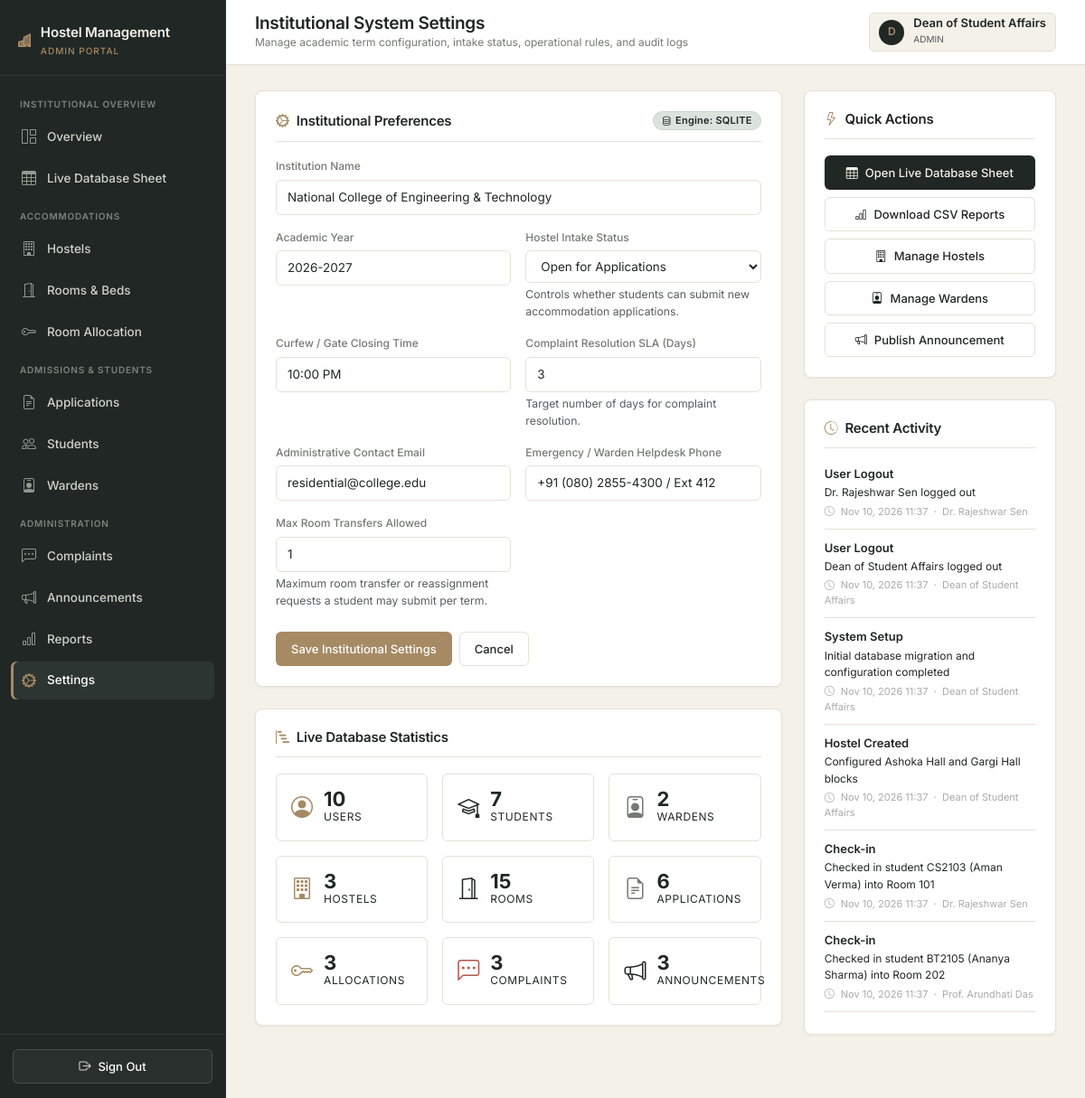
The app's page /admin/settings (signed in) with its own data.
### app/models.py (models this page shows, shortened)
class User(UserMixin, db.Model):
    __tablename__ = "users"
    id = db.Column(db.Integer, primary_key=True)
    name = db.Column(db.String(100), nullable=False)
    email = db.Column(db.String(120), unique=True, nullable=False, index=True)
    password_hash = db.Column(db.String(255), nullable=False)
    role = db.Column(db.Enum("student", "warden", "admin", name="user_roles"), nullable=False)
    created_at = db.Column(db.DateTime, default=datetime.utcnow, nullable=False)
    student = db.relationship("Student", backref="user", uselist=False, cascade="all, delete-orphan")
    warden = db.relationship("Warden", backref="user", uselist=False, cascade="all, delete-orphan")

class ActivityLog(db.Model):
    __tablename__ = "activity_logs"
    id = db.Column(db.Integer, primary_key=True)
    user_id = db.Column(db.Integer, db.ForeignKey("users.id", ondelete="SET NULL"), nullable=True)
    action = db.Column(db.String(100), nullable=False)
    details = db.Column(db.String(255))
    created_at = db.Column(db.DateTime, default=datetime.utcnow, nullable=False)
    user = db.relationship("User")

### app/admin/routes.py (the view, shortened to what this page needs)
@bp.route("/settings", methods=["GET", "POST"])
@login_required
@role_required("admin")
def settings():
    form = SettingsForm()
    default_settings = {
        "institution_name": "National College of Engineering & Technology",
        "academic_year": "2026-2027",
        "intake_status": "Open",
        "curfew_hours": "10:00 PM",
        "contact_email": "residential@college.edu",
        "emergency_phone": "+91 (080) 2855-4300 / Ext 412",
        "complaint_sla_days": "3",
        "max_room_transfers": "1",
    }
    if request.method == "GET":
        form.institution_name.data = SystemSetting.get_val("institution_name", default_settings["institution_name"])
        form.academic_year.data = SystemSetting.get_val("academic_year", default_settings["academic_year"])
        form.intake_status.data = SystemSetting.get_val("intake_status", default_settings["intake_status"])
        form.curfew_hours.data = SystemSetting.get_val("curfew_hours", default_settings["curfew_hours"])
        form.contact_email.data = SystemSetting.get_val("contact_email", default_settings["contact_email"])
        form.emergency_phone.data = SystemSetting.get_val("emergency_phone", default_settings["emergency_phone"])
        form.complaint_sla_days.data = int(SystemSetting.get_val("complaint_sla_days", default_settings["complaint_sla_days"]))
        form.max_room_transfers.data = int(SystemSetting.get_val("max_room_transfers", default_settings["max_room_transfers"]))
    recent_logs = ActivityLog.query.order_by(ActivityLog.created_at.desc()).limit(12).all()
    stats = {
        "users": User.query.count(),
        "students": Student.query.count(),
        "wardens": Warden.query.count(),
        "hostels": Hostel.query.count(),
        "rooms": Room.query.count(),
        "applications": Application.query.count(),
        "allocations": Allocation.query.count(),
        "complaints": Complaint.query.count(),
        "announcements": Announcement.query.count()
    }
    db_engine = db.engine.name.upper()
    return render_template("admin/settings.html", form=form, recent_logs=recent_logs, stats=stats, db_engine=db_engine)

### app/forms.py
class SettingsForm(FlaskForm):
    institution_name = StringField("Institution Name", validators=[DataRequired(), Length(max=150)])
    academic_year = StringField("Academic Year", validators=[DataRequired(), Length(max=20)])
    intake_status = SelectField("Hostel Intake Status", choices=[
        ("Open", "Open for Applications"),
        ("Closed", "Intake Closed")
    ], validators=[DataRequired()])
    curfew_hours = StringField("Curfew / Gate Closing Time", validators=[DataRequired(), Length(max=20)])
    contact_email = StringField("Administrative Contact Email", validators=[DataRequired(), Email(), Length(max=120)])
    emergency_phone = StringField("Emergency / Warden Helpdesk Phone", validators=[DataRequired(), Length(max=30)])
    complaint_sla_days = IntegerField("Complaint Resolution SLA (Days)", validators=[DataRequired(), NumberRange(min=1, max=30)])
    max_room_transfers = IntegerField("Max Room Transfers Allowed", validators=[DataRequired(), NumberRange(min=0, max=5)])
    submit = SubmitField("Save Institutional Settings")

### app/__init__.py (called while the page is built)
@login_manager.user_loader
def load_user(user_id):
    from .models import User
    return db.session.get(User, int(user_id))

### app/models.py (called while the page is built)
    @classmethod
    def get_val(cls, key, default=""):
        item = cls.query.filter_by(key=key).first()
        return item.value if item else default

### app/templates/admin/settings.html (shortened to what this page needs)
{% extends "shared/base.html" %}
{% block page_title %}Institutional System Settings{% endblock %}
{% block page_subtitle %}Manage academic term configuration, intake status, operational rules, and audit logs{% endblock %}
{% block content %}
<div class="row g-4">
  <div class="col-lg-8">
    <div class="content-panel">
      <div class="panel-header">
        <h2 class="panel-title"><i class="bi bi-gear-wide-connected text-warning" style="color: var(--accent-bronze) !important;"></i> Institutional Preferences</h2>
        <span class="custom-badge badge-neutral"><i class="bi bi-database me-1"></i> Engine: {{ db_engine }}</span>
      </div>
      <form method="POST" action="{{ url_for('admin.settings') }}" novalidate>
        <div class="row g-3">
          <div class="col-12">
            <label class="form-label-custom">{{ form.institution_name.label.text }}</label>
            {{ form.institution_name(class="form-control-custom", placeholder="e.g. National College of Engineering & Technology") }}
          </div>
          <div class="col-md-6">
            <label class="form-label-custom">{{ form.academic_year.label.text }}</label>
            {{ form.academic_year(class="form-control-custom", placeholder="e.g. 2026-2027") }}
          </div>
          <div class="col-md-6">
            <label class="form-label-custom">{{ form.intake_status.label.text }}</label>
            {{ form.intake_status(class="form-select-custom") }}
            <small class="text-muted d-block mt-1">Controls whether students can submit new accommodation applications.</small>
          </div>
          <div class="col-md-6">
            <label class="form-label-custom">{{ form.curfew_hours.label.text }}</label>
            {{ form.curfew_hours(class="form-control-custom", placeholder="e.g. 10:00 PM") }}
          </div>
          <div class="col-md-6">
            <label class="form-label-custom">{{ form.complaint_sla_days.label.text }}</label>
            {{ form.complaint_sla_days(class="form-control-custom", type="number", min="1", max="30") }}
            <small class="text-muted d-block mt-1">Target number of days for complaint resolution.</small>
          </div>
          <div class="col-md-6">
            <label class="form-label-custom">{{ form.contact_email.label.text }}</label>
            {{ form.contact_email(class="form-control-custom", placeholder="residential@college.edu") }}
          </div>
          <div class="col-md-6">
            <label class="form-label-custom">{{ form.emergency_phone.label.text }}</label>
            {{ form.emergency_phone(class="form-control-custom", placeholder="+91 (080) 2855-4300") }}
          </div>
          <div class="col-md-6">
            <label class="form-label-custom">{{ form.max_room_transfers.label.text }}</label>
            {{ form.max_room_transfers(class="form-control-custom", type="number", min="0", max="5") }}
            <small class="text-muted d-block mt-1">Maximum room transfer or reassignment requests a student may submit per term.</small>
          </div>
        </div>
        <div class="d-flex gap-2 mt-4">
          {{ form.submit(class="btn-custom btn-bronze") }}
          <a href="{{ url_for('admin.overview') }}" class="btn-custom btn-outline-custom">Cancel</a>
        </div>
      </form>
    </div>
    <div class="content-panel mt-4">
      <div class="panel-header">
        <h2 class="panel-title"><i class="bi bi-bar-chart-steps text-warning" style="color: var(--accent-bronze) !important;"></i> Live Database Statistics</h2>
      </div>
      <div class="row g-3">
        {% for label, count, icon, color in stat_items %}
        <div class="col-6 col-md-4">
          <div style="border: 1px solid var(--border-color); border-radius: var(--radius-sm); padding: 16px; display: flex; align-items: center; gap: 12px;">
            <i class="bi {{ icon }}" style="font-size: 24px; color: {{ color }};"></i>
            <div>
              <div style="font-size: 22px; font-weight: 700; color: var(--charcoal); line-height: 1;">{{ count }}</div>
              <div style="font-size: 12px; color: var(--secondary-text); text-transform: uppercase; letter-spacing: 0.05em;">{{ label }}</div>
            </div>
          </div>
        </div>
        {% endfor %}
      </div>
    </div>
  </div>
  <div class="col-lg-4">
    <div class="content-panel mb-4">
      <div class="panel-header">
        <h2 class="panel-title"><i class="bi bi-lightning text-warning" style="color: var(--accent-bronze) !important;"></i> Quick Actions</h2>
      </div>
      <div class="d-flex flex-column gap-2">
        <a href="{{ url_for('admin.sheets') }}" class="btn-custom btn-charcoal justify-content-center">
          <i class="bi bi-table"></i> Open Live Database Sheet
        </a>
        <a href="{{ url_for('admin.reports') }}" class="btn-custom btn-outline-custom justify-content-center">
          <i class="bi bi-bar-chart"></i> Download CSV Reports
        </a>
        <a href="{{ url_for('admin.hostels') }}" class="btn-custom btn-outline-custom justify-content-center">
          <i class="bi bi-building"></i> Manage Hostels
        </a>
        <a href="{{ url_for('admin.wardens') }}" class="btn-custom btn-outline-custom justify-content-center">
          <i class="bi bi-person-badge"></i> Manage Wardens
        </a>
        <a href="{{ url_for('admin.announcements') }}" class="btn-custom btn-outline-custom justify-content-center">
          <i class="bi bi-megaphone"></i> Publish Announcement
        </a>
      </div>
    </div>
    <div class="content-panel">
      <div class="panel-header">
        <h2 class="panel-title"><i class="bi bi-clock-history text-warning" style="color: var(--accent-bronze) !important;"></i> Recent Activity</h2>
      </div>
      {% if recent_logs %}
        <div class="d-flex flex-column gap-2">
          {% for log in recent_logs %}
          <div style="border-bottom: 1px solid var(--border-color); padding-bottom: 10px; margin-bottom: 2px;">
            <div style="font-size: 13px; font-weight: 600; color: var(--charcoal);">{{ log.action }}</div>
            <div style="font-size: 12px; color: var(--secondary-text); margin-top: 2px;">
              {{ log.details|truncate(72) }}
            </div>
            <div style="font-size: 11px; color: #aaa; margin-top: 3px;">
              <i class="bi bi-clock me-1"></i>
              {% if log.created_at %}
                {{ log.created_at.strftime('%b %d, %Y  %H:%M') }}
              {% else %}
                —
              {% endif %}
              {% if log.user %}
                &nbsp;·&nbsp; {{ log.user.name }}
              {% endif %}
            </div>
          </div>
          {% endfor %}
        </div>
      {% else %}
        <div class="text-center py-3" style="color: var(--secondary-text); font-size: 13px;">
          <i class="bi bi-clipboard-check d-block mb-2 fs-4"></i>No activity recorded yet.
        </div>
      {% endif %}
    </div>
  </div>
</div>
{% endblock %}

### app/templates/shared/base.html (shortened to what this page needs)
<!DOCTYPE html>
<html lang="en">
<head>
  <link rel="stylesheet" href="https://cdn.jsdelivr.net/npm/bootstrap@5.3.3/dist/css/bootstrap.min.css">
  <link rel="stylesheet" href="https://cdn.jsdelivr.net/npm/bootstrap-icons@1.11.3/font/bootstrap-icons.min.css">
  <link rel="stylesheet" href="{{ url_for('static', filename='css/main.css') }}">
</head>
<body>
{% if current_user.is_authenticated %}
  <div class="app-wrapper">
    <aside class="app-sidebar">
      <div class="sidebar-header">
        <div class="sidebar-brand">
          <i class="bi bi-buildings-fill text-warning" style="color: var(--accent-bronze) !important;"></i>
          <div>
            <div>Hostel Management</div>
            <small>{{ current_user.role }} portal</small>
          </div>
        </div>
      </div>
      <nav class="sidebar-nav">
        {% if current_user.role == 'admin' %}
          <div class="nav-section-title">Institutional Overview</div>
          <a href="{{ url_for('admin.overview') }}" class="{{ 'active' if request.endpoint == 'admin.overview' else '' }}">
            <i class="bi bi-grid-1x2"></i> Overview
          </a>
          <a href="{{ url_for('admin.sheets') }}" class="{{ 'active' if request.endpoint == 'admin.sheets' else '' }}">
            <i class="bi bi-table"></i> Live Database Sheet
          </a>
          <div class="nav-section-title">Accommodations</div>
          <a href="{{ url_for('admin.hostels') }}" class="{{ 'active' if request.endpoint == 'admin.hostels' else '' }}">
            <i class="bi bi-building"></i> Hostels
          </a>
          <a href="{{ url_for('admin.rooms') }}" class="{{ 'active' if request.endpoint == 'admin.rooms' else '' }}">
            <i class="bi bi-door-open"></i> Rooms & Beds
          </a>
          <a href="{{ url_for('admin.allocations') }}" class="{{ 'active' if request.endpoint == 'admin.allocations' else '' }}">
            <i class="bi bi-key"></i> Room Allocation
          </a>
          <div class="nav-section-title">Admissions & Students</div>
          <a href="{{ url_for('admin.applications') }}" class="{{ 'active' if request.endpoint == 'admin.applications' else '' }}">
            <i class="bi bi-file-earmark-text"></i> Applications
          </a>
          <a href="{{ url_for('admin.students') }}" class="{{ 'active' if request.endpoint == 'admin.students' else '' }}">
            <i class="bi bi-people"></i> Students
          </a>
          <a href="{{ url_for('admin.wardens') }}" class="{{ 'active' if request.endpoint == 'admin.wardens' else '' }}">
            <i class="bi bi-person-badge"></i> Wardens
          </a>
          <div class="nav-section-title">Administration</div>
          <a href="{{ url_for('admin.complaints') }}" class="{{ 'active' if request.endpoint == 'admin.complaints' else '' }}">
            <i class="bi bi-chat-left-dots"></i> Complaints
          </a>
          <a href="{{ url_for('admin.announcements') }}" class="{{ 'active' if request.endpoint == 'admin.announcements' else '' }}">
            <i class="bi bi-megaphone"></i> Announcements
          </a>
          <a href="{{ url_for('admin.reports') }}" class="{{ 'active' if request.endpoint == 'admin.reports' else '' }}">
            <i class="bi bi-bar-chart"></i> Reports
          </a>
          <a href="{{ url_for('admin.settings') }}" class="{{ 'active' if request.endpoint == 'admin.settings' else '' }}">
            <i class="bi bi-gear-wide-connected"></i> Settings
          </a>
        {% endif %}
      </nav>
      <div class="sidebar-footer">
        <a href="{{ url_for('auth.logout') }}" class="btn-custom btn-outline-custom w-100 justify-content-center text-white" style="border-color: rgba(255,255,255,0.15); background: rgba(255,255,255,0.04);">
          <i class="bi bi-box-arrow-right"></i> Sign Out
        </a>
      </div>
    </aside>
    <div class="app-main">
      <header class="app-topbar">
        <div class="d-flex align-items-center gap-3">
          <div class="topbar-title">
            <h1>{% block page_title %}Dashboard{% endblock %}</h1>
            <div class="breadcrumb-sub">{% block page_subtitle %}{{ college_name }}{% endblock %}</div>
          </div>
        </div>
        <div class="topbar-actions">
          <div class="user-profile-badge">
            <div class="user-avatar">{{ current_user.name[:1] }}</div>
            <div>
              <div class="fw-semibold lh-1">{{ current_user.name }}</div>
              <small class="text-muted text-uppercase" style="font-size: 10px;">{{ current_user.role }}</small>
            </div>
          </div>
        </div>
      </header>
      <div class="app-content">
        {% block content %}{% endblock %}
      </div>
    </div>
  </div>
{% endif %}
</body>
</html>

### records on screen
User: role "ADMIN", name "D", name "Dean of Student Affairs"
ActivityLog: action "User Logout", details "Dr. Rajeshwar Sen logged out", created_at "Nov 10, 2026 11:37", user.name "Dr. Rajeshwar Sen"
ActivityLog: action "User Logout", details "Dean of Student Affairs logged out", created_at "Nov 10, 2026 11:37", user.name "Dean of Student Affairs"
ActivityLog: action "System Setup", details "Initial database migration and configuration completed", created_at "Nov 10, 2026 11:37", user.name "Dean of Student Affairs"
ActivityLog: action "Hostel Created", details "Configured Ashoka Hall and Gargi Hall blocks", created_at "Nov 10, 2026 11:37", user.name "Dean of Student Affairs"
ActivityLog: action "Check-in", details "Checked in student CS2103 (Aman Verma) into Room 101", created_at "Nov 10, 2026 11:37", user.name "Dr. Rajeshwar Sen"
ActivityLog: action "Check-in", details "Checked in student BT2105 (Ananya Sharma) into Room 202", created_at "Nov 10, 2026 11:37", user.name "Prof. Arundhati Das"

### other values on screen
{{ db_engine }} "SQLITE"
{{ count }} "10" "7" "2" "3" "15" "6" "3" "3" "3"
{{ label }} "USERS" "STUDENTS" "WARDENS" "HOSTELS" "ROOMS" "APPLICATIONS" "ALLOCATIONS" "COMPLAINTS" "ANNOUNCEMENTS"
